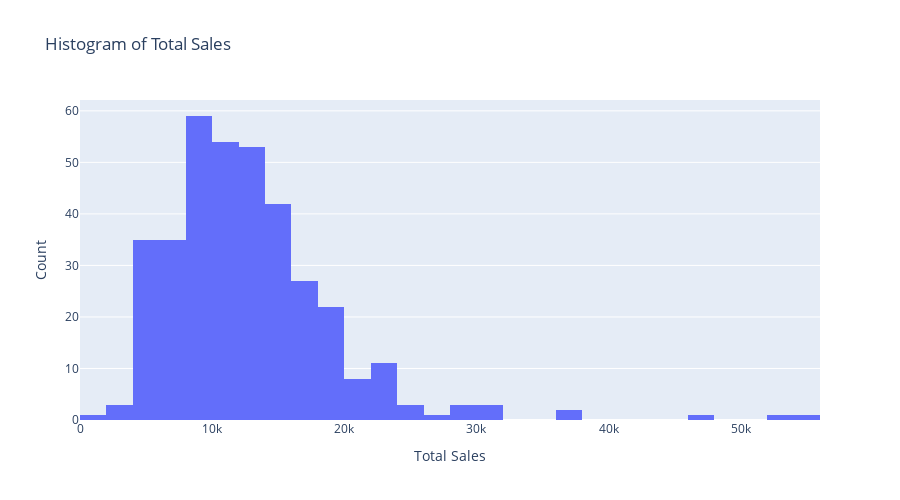

Source (notebook cell):
### Code cell
fig = px.histogram(df_daily_sales, x='Total Sales', title='Histogram of Total Sales', height = 500)
fig.update_xaxes(title_text='Total Sales')
fig.update_yaxes(title_text='Count')
fig.show()

### Figure 1 — Plotly figure (JSON) as saved in the notebook; plotly's stock layout.template omitted (floating-point values rounded to 4 significant figures; data arrays with more than 128 entries replaced by an {"elided": "..."} marker saying what was removed)
{"data": [{"alignmentgroup": "True", "bingroup": "x", "hovertemplate": "Total Sales=%{x}<br>count=%{y}<extra></extra>", "legendgroup": "", "marker": {"color": "#636efa", "pattern": {"shape": ""}}, "name": "", "offsetgroup": "", "orientation": "v", "showlegend": false, "type": "histogram", "x": {"elided": "365 float values"}, "xaxis": "x", "yaxis": "y"}], "layout": {"barmode": "relative", "height": 500, "legend": {"tracegroupgap": 0}, "title": {"text": "Histogram of Total Sales"}, "xaxis": {"anchor": "y", "domain": [0, 1], "title": {"text": "Total Sales"}}, "yaxis": {"anchor": "x", "domain": [0, 1], "title": {"text": "Count"}}}}
